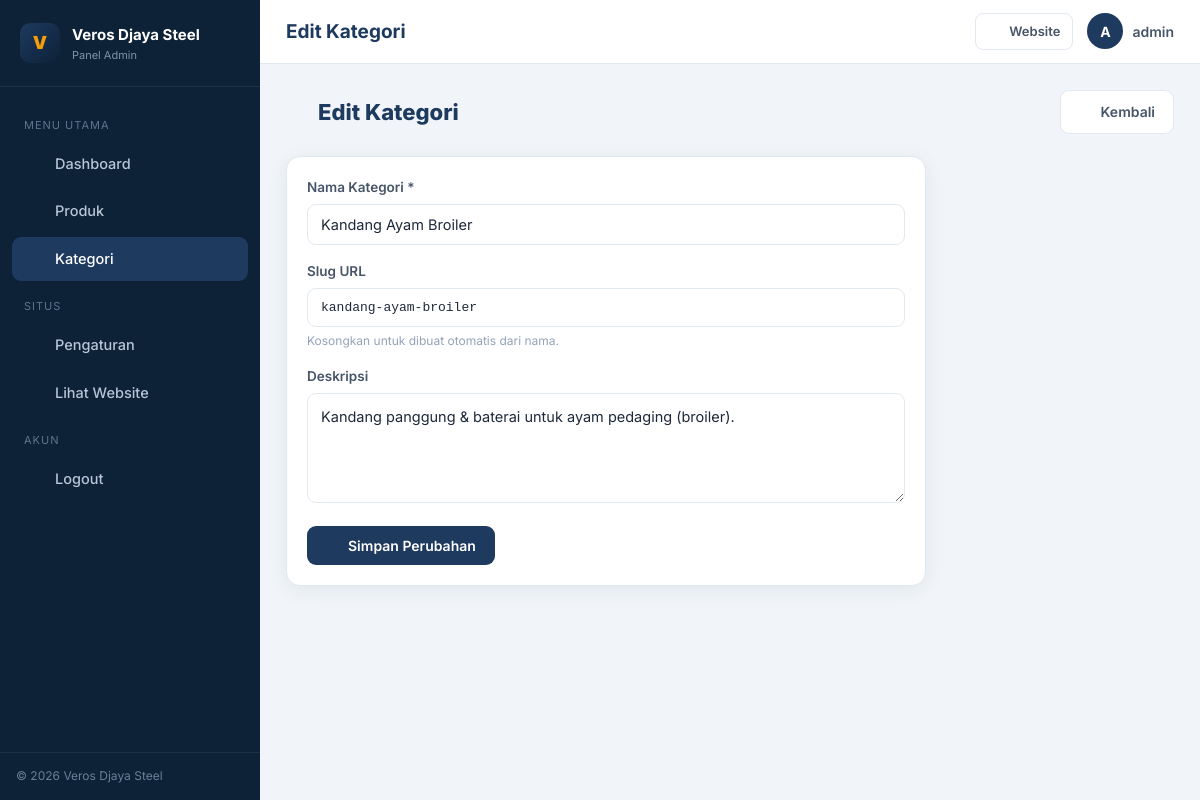
The page /admin/category_form.php?id=2 (signed in) on the database its author committed.
### tables this page shows
CREATE TABLE IF NOT EXISTS `categories` (
  `id`          INT AUTO_INCREMENT PRIMARY KEY,
  `name`        VARCHAR(100) NOT NULL,
  `slug`        VARCHAR(120) NOT NULL UNIQUE,
  `description` TEXT DEFAULT NULL,
  `created_at`  TIMESTAMP DEFAULT CURRENT_TIMESTAMP
);

### admin/category_form.php (the view, shortened to what this page needs)
<?php
require_once __DIR__ . '/config/db.php';
require_once __DIR__ . '/../inc/functions.php';
$id = isset($_GET['id']) ? (int)$_GET['id'] : 0;
$c = ['name' => '', 'slug' => '', 'description' => ''];
if ($id) {
    $stmt = $pdo->prepare("SELECT * FROM categories WHERE id = ? LIMIT 1");
    $stmt->execute([$id]);
    $row = $stmt->fetch();
    $c = $row;
}
require_once __DIR__ . '/includes/header.php';
?>
<div class="page-head">
  <div><h2><?php echo icon('grid'); ?> <?php echo $id ? 'Edit Kategori' : 'Tambah Kategori'; ?></h2></div>
  <a href="categories.php" class="btn btn-light"><?php echo icon('chevron'); ?> Kembali</a>
</div>
<div class="card" style="max-width:640px;">
  <div class="card__body">
    <form method="post">
      <div class="field">
        <label for="name">Nama Kategori *</label>
        <input class="input" type="text" id="name" name="name" data-slug-source value="<?php echo e($c['name']); ?>" placeholder="mis. Kandang Ayam Petelur" required>
      </div>
      <div class="field">
        <label for="slug">Slug URL</label>
        <input class="input" type="text" id="slug" name="slug" data-slug-target value="<?php echo e($c['slug']); ?>" placeholder="otomatis dari nama" style="font-family:monospace;font-size:13px;">
        <div class="hint">Kosongkan untuk dibuat otomatis dari nama.</div>
      </div>
      <div class="field">
        <label for="description">Deskripsi</label>
        <textarea class="textarea" id="description" name="description" placeholder="Deskripsi singkat kategori (opsional)."><?php echo e($c['description']); ?></textarea>
      </div>
      <button type="submit" class="btn btn-primary"><?php echo icon('check'); ?> <?php echo $id ? 'Simpan Perubahan' : 'Simpan Kategori'; ?></button>
    </form>
  </div>
</div>
<?php require_once __DIR__ . '/includes/footer.php'; ?>

### admin/assets/admin.css (style rules this page uses)
:root { --primary:#1e3a5f; --primary-dark:#14304d; --accent:#f59e0b; --accent-dark:#d97706; --sidebar:#0d2137; --sidebar-2:#12293f; --wa:#25d366; --danger:#dc2626; --success:#16a34a; --info:#0ea5e9; --warning:#f59e0b; --bg:#f1f5f9; --surface:#fff; --surface-2:#f8fafc; --text:#1e293b; --text-2:#475569; --muted:#94a3b8; --border:#e2e8f0; --radius:14px; --radius-sm:9px; --shadow:0 4px 20px rgba(15,39,64,.07); --font:'Inter',-apple-system,BlinkMacSystemFont,'Segoe UI',sans-serif; }
*,*::before,*::after { box-sizing:border-box;margin:0;padding:0 }
body { font-family:var(--font);background:var(--bg);color:var(--text);line-height:1.55;-webkit-font-smoothing:antialiased }
a { text-decoration:none;color:inherit }
.btn { display:inline-flex;align-items:center;justify-content:center;gap:8px;font-weight:600;font-size:14px;padding:10px 18px;border-radius:9px;border:1px solid transparent;cursor:pointer;transition:.15s;font-family:inherit;white-space:nowrap }
.btn-primary { background:var(--primary);color:#fff }
.btn-light { background:var(--surface);color:var(--text-2);border-color:var(--border) }
.card { background:var(--surface);border:1px solid var(--border);border-radius:var(--radius);box-shadow:var(--shadow) }
.card__body { padding:20px }
.page-head { display:flex;align-items:center;justify-content:space-between;gap:14px;margin-bottom:22px;flex-wrap:wrap }
.page-head h2 { font-size:22px;color:var(--primary);font-weight:800;display:flex;align-items:center;gap:10px }
.field { margin-bottom:16px }
.field label { display:block;font-weight:600;font-size:13.5px;color:var(--text-2);margin-bottom:6px }
.field .hint { font-size:12px;color:var(--muted);margin-top:5px }
.input,.select,.textarea { width:100%;padding:11px 13px;border:1px solid var(--border);border-radius:9px;font-size:14.5px;font-family:inherit;color:var(--text);background:var(--surface);transition:.15s }
.textarea { resize:vertical;min-height:110px;line-height:1.6 }

### rows shown on the page
categories: name "Kandang Ayam Broiler", slug "kandang-ayam-broiler", description "Kandang panggung & baterai untuk ayam pedaging (broiler)."

### other values the page prints
$company "Veros Djaya Steel"
$page_title "Edit Kategori"
substr($adminName, 0, 1) "A"
$adminName "admin"
